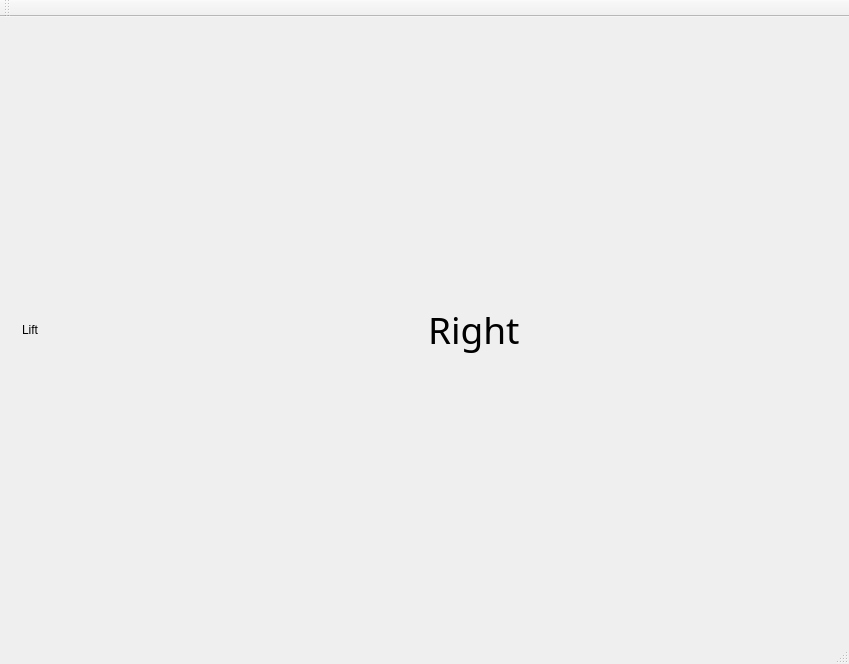
<?xml version="1.0" encoding="UTF-8"?>
<ui version="4.0">
 <class>CameraManage</class>
 <widget class="QMainWindow" name="CameraManage">
  <property name="geometry">
   <rect>
    <x>0</x>
    <y>0</y>
    <width>849</width>
    <height>664</height>
   </rect>
  </property>
  <property name="windowTitle">
   <string>CameraManage</string>
  </property>
  <widget class="QWidget" name="centralWidget">
   <layout class="QGridLayout" name="gridLayout">
    <item row="0" column="0">
     <widget class="QWidget" name="widget" native="true">
      <layout class="QGridLayout" name="gridLayout_2">
       <item row="0" column="0" rowspan="3" colspan="2">
        <layout class="QHBoxLayout" name="horizontalLayout">
         <item>
          <widget class="QLabel" name="lift_display">
           <property name="text">
            <string>Lift</string>
           </property>
           <property name="textFormat">
            <enum>Qt::PlainText</enum>
           </property>
          </widget>
         </item>
         <item>
          <widget class="QLabel" name="right_display">
           <property name="font">
            <font>
             <family>楷体</family>
             <pointsize>28</pointsize>
            </font>
           </property>
           <property name="text">
            <string>Right</string>
           </property>
          </widget>
         </item>
        </layout>
       </item>
      </layout>
     </widget>
    </item>
   </layout>
  </widget>
  <widget class="QToolBar" name="mainToolBar">
   <attribute name="toolBarArea">
    <enum>TopToolBarArea</enum>
   </attribute>
   <attribute name="toolBarBreak">
    <bool>false</bool>
   </attribute>
  </widget>
  <widget class="QStatusBar" name="statusBar"/>
 </widget>
 <layoutdefault spacing="6" margin="11"/>
 <resources/>
 <connections/>
</ui>
